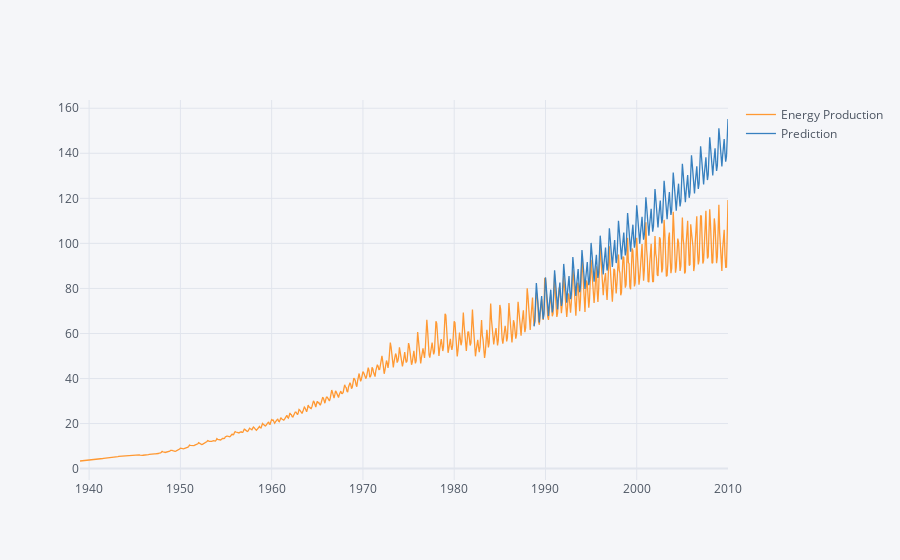

Notebook code cell kept with this figure:
### Code cell
pd.concat([data,future_forecast],axis=1).iplot()

### Figure 1 — Plotly figure (JSON) as saved in the notebook; plotly's stock layout.template omitted (floating-point values rounded to 4 significant figures; data arrays with more than 128 entries replaced by an {"elided": "..."} marker saying what was removed)
{"data": [{"line": {"color": "rgba(255, 153, 51, 1.0)", "dash": "solid", "shape": "linear", "width": 1.3}, "mode": "lines", "name": "Energy Production", "text": "", "type": "scatter", "x": {"elided": "853 str values"}, "y": {"elided": "853 float values"}}, {"line": {"color": "rgba(55, 128, 191, 1.0)", "dash": "solid", "shape": "linear", "width": 1.3}, "mode": "lines", "name": "Prediction", "text": "", "type": "scatter", "x": {"elided": "853 str values"}, "y": {"elided": "853 mixed values"}}], "layout": {"legend": {"bgcolor": "#F5F6F9", "font": {"color": "#4D5663"}}, "paper_bgcolor": "#F5F6F9", "plot_bgcolor": "#F5F6F9", "title": {"font": {"color": "#4D5663"}}, "xaxis": {"gridcolor": "#E1E5ED", "showgrid": true, "tickfont": {"color": "#4D5663"}, "title": {"font": {"color": "#4D5663"}, "text": ""}, "zerolinecolor": "#E1E5ED"}, "yaxis": {"gridcolor": "#E1E5ED", "showgrid": true, "tickfont": {"color": "#4D5663"}, "title": {"font": {"color": "#4D5663"}, "text": ""}, "zerolinecolor": "#E1E5ED"}}}
